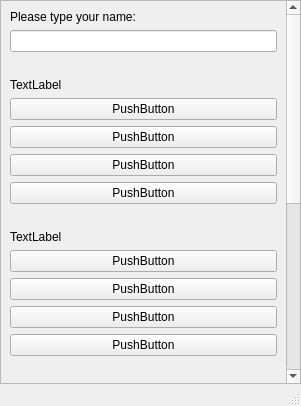
<?xml version="1.0" encoding="UTF-8"?>
<ui version="4.0">
 <class>MainWindow</class>
 <widget class="QMainWindow" name="MainWindow">
  <property name="geometry">
   <rect>
    <x>0</x>
    <y>0</y>
    <width>301</width>
    <height>406</height>
   </rect>
  </property>
  <property name="windowTitle">
   <string>MainWindow</string>
  </property>
  <widget class="QWidget" name="centralwidget">
   <widget class="QScrollArea" name="scrollArea">
    <property name="geometry">
     <rect>
      <x>0</x>
      <y>0</y>
      <width>301</width>
      <height>384</height>
     </rect>
    </property>
    <property name="widgetResizable">
     <bool>true</bool>
    </property>
    <widget class="QWidget" name="scrollAreaWidgetContents">
     <property name="geometry">
      <rect>
       <x>0</x>
       <y>-6</y>
       <width>287</width>
       <height>789</height>
      </rect>
     </property>
     <layout class="QGridLayout" name="gridLayout">
      <item row="0" column="0">
       <widget class="QLabel" name="label">
        <property name="text">
         <string>Please type your name:</string>
        </property>
       </widget>
      </item>
      <item row="24" column="0">
       <widget class="QPushButton" name="pushButton_15">
        <property name="text">
         <string>PushButton</string>
        </property>
       </widget>
      </item>
      <item row="6" column="0">
       <widget class="QPushButton" name="pushButton_3">
        <property name="text">
         <string>PushButton</string>
        </property>
       </widget>
      </item>
      <item row="3" column="0">
       <widget class="QLabel" name="label_2">
        <property name="text">
         <string>TextLabel</string>
        </property>
       </widget>
      </item>
      <item row="9" column="0">
       <widget class="QLabel" name="label_3">
        <property name="text">
         <string>TextLabel</string>
        </property>
       </widget>
      </item>
      <item row="15" column="0">
       <widget class="QLabel" name="label_4">
        <property name="text">
         <string>TextLabel</string>
        </property>
       </widget>
      </item>
      <item row="4" column="0">
       <widget class="QPushButton" name="pushButton">
        <property name="text">
         <string>PushButton</string>
        </property>
       </widget>
      </item>
      <item row="12" column="0">
       <widget class="QPushButton" name="pushButton_7">
        <property name="text">
         <string>PushButton</string>
        </property>
       </widget>
      </item>
      <item row="26" column="0">
       <spacer name="horizontalSpacer">
        <property name="orientation">
         <enum>Qt::Orientation::Horizontal</enum>
        </property>
        <property name="sizeHint" stdset="0">
         <size>
          <width>40</width>
          <height>20</height>
         </size>
        </property>
       </spacer>
      </item>
      <item row="18" column="0">
       <widget class="QPushButton" name="pushButton_11">
        <property name="text">
         <string>PushButton</string>
        </property>
       </widget>
      </item>
      <item row="25" column="0">
       <widget class="QPushButton" name="pushButton_16">
        <property name="text">
         <string>PushButton</string>
        </property>
       </widget>
      </item>
      <item row="20" column="0">
       <spacer name="horizontalSpacer_2">
        <property name="orientation">
         <enum>Qt::Orientation::Horizontal</enum>
        </property>
        <property name="sizeHint" stdset="0">
         <size>
          <width>40</width>
          <height>20</height>
         </size>
        </property>
       </spacer>
      </item>
      <item row="16" column="0">
       <widget class="QPushButton" name="pushButton_9">
        <property name="text">
         <string>PushButton</string>
        </property>
       </widget>
      </item>
      <item row="11" column="0">
       <widget class="QPushButton" name="pushButton_6">
        <property name="text">
         <string>PushButton</string>
        </property>
       </widget>
      </item>
      <item row="13" column="0">
       <widget class="QPushButton" name="pushButton_8">
        <property name="text">
         <string>PushButton</string>
        </property>
       </widget>
      </item>
      <item row="14" column="0">
       <spacer name="horizontalSpacer_3">
        <property name="orientation">
         <enum>Qt::Orientation::Horizontal</enum>
        </property>
        <property name="sizeHint" stdset="0">
         <size>
          <width>40</width>
          <height>20</height>
         </size>
        </property>
       </spacer>
      </item>
      <item row="5" column="0">
       <widget class="QPushButton" name="pushButton_2">
        <property name="text">
         <string>PushButton</string>
        </property>
       </widget>
      </item>
      <item row="7" column="0">
       <widget class="QPushButton" name="pushButton_4">
        <property name="text">
         <string>PushButton</string>
        </property>
       </widget>
      </item>
      <item row="21" column="0">
       <widget class="QLabel" name="label_5">
        <property name="text">
         <string>TextLabel</string>
        </property>
       </widget>
      </item>
      <item row="10" column="0">
       <widget class="QPushButton" name="pushButton_5">
        <property name="text">
         <string>PushButton</string>
        </property>
       </widget>
      </item>
      <item row="1" column="0">
       <widget class="QLineEdit" name="lineEdit"/>
      </item>
      <item row="27" column="0">
       <widget class="QPushButton" name="pushButton_17">
        <property name="text">
         <string>SUBMIT</string>
        </property>
       </widget>
      </item>
      <item row="22" column="0">
       <widget class="QPushButton" name="pushButton_13">
        <property name="text">
         <string>PushButton</string>
        </property>
       </widget>
      </item>
      <item row="19" column="0">
       <widget class="QPushButton" name="pushButton_12">
        <property name="text">
         <string>PushButton</string>
        </property>
       </widget>
      </item>
      <item row="23" column="0">
       <widget class="QPushButton" name="pushButton_14">
        <property name="text">
         <string>PushButton</string>
        </property>
       </widget>
      </item>
      <item row="8" column="0">
       <spacer name="horizontalSpacer_4">
        <property name="orientation">
         <enum>Qt::Orientation::Horizontal</enum>
        </property>
        <property name="sizeHint" stdset="0">
         <size>
          <width>40</width>
          <height>20</height>
         </size>
        </property>
       </spacer>
      </item>
      <item row="17" column="0">
       <widget class="QPushButton" name="pushButton_10">
        <property name="text">
         <string>PushButton</string>
        </property>
       </widget>
      </item>
      <item row="2" column="0">
       <spacer name="horizontalSpacer_5">
        <property name="orientation">
         <enum>Qt::Orientation::Horizontal</enum>
        </property>
        <property name="sizeHint" stdset="0">
         <size>
          <width>40</width>
          <height>20</height>
         </size>
        </property>
       </spacer>
      </item>
     </layout>
    </widget>
   </widget>
  </widget>
  <widget class="QStatusBar" name="statusbar"/>
 </widget>
 <resources/>
 <connections/>
</ui>
